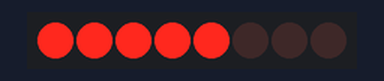
Recording of a sketch running on a simulated Arduino Uno, built with avr-gcc and run on an emulated ATmega328P. Shown: 8 shift-register outputs drawn as a row of LEDs (first output left, lit = HIGH). Wiring (inferred from the names in the program): shift register (74HC595): data pin 2; shift clock pin 5; latch pin 4. Wiring (inferred from the signals the program sends): row of LEDs: on Q0, Q1, Q2, Q3, Q4, Q5, Q6, Q7.

Above: at 3.01 s.
At 5.92 s:
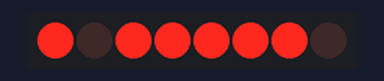
At 8.79 s:
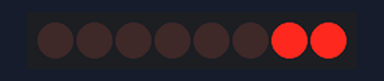
At 10.65 s:
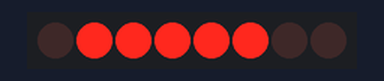
At 16.75 s:
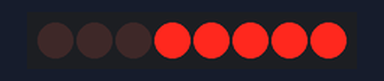
At 21.81 s:
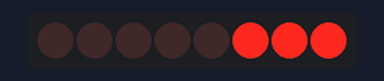
Timing chart, 0 to 22.0 s (numbered marks = the images above):
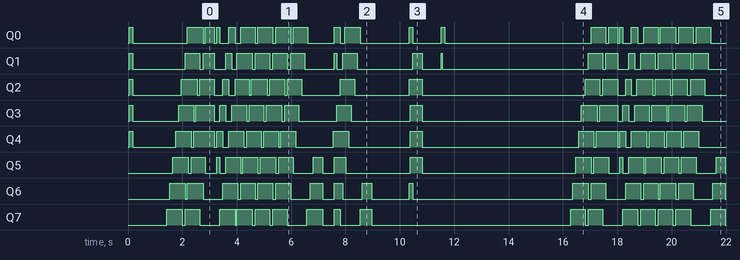

Measured:
- by itself, Q1: LOW → HIGH at 0.04 s, → LOW 0.14 s later, → HIGH 1.9 s later, → LOW 0.54 s later, … (38 changes in this stretch)
- by itself, Q2: LOW → HIGH at 0.04 s, → LOW 0.14 s later, → HIGH 1.8 s later, → LOW 0.58 s later, … (34 changes in this stretch)
- by itself, Q4: LOW → HIGH at 0.04 s, → LOW 0.14 s later, → HIGH 1.6 s later, → LOW 0.56 s later, … (34 changes in this stretch)
- by itself, Q5: LOW → HIGH at 1.6 s, → LOW 0.58 s later, → HIGH 0.10 s later, → LOW 0.52 s later, … (36 changes in this stretch)
- by itself, Q7: LOW → HIGH at 1.4 s, → LOW 0.57 s later, → HIGH 0.10 s later, → LOW 0.54 s later, … (32 changes in this stretch)

The sketch:

scanmatrix.ino
```cpp
int refreshesPerFrame = 100; // proportional to inverse of framerate. Sorry about doing it weird, it makes more sense to do it this way.

// Here is your screen. If you want to display something, write it to here.
byte screen[8] = {  // test image for orientation. Spike in upper left corner, attached to top of screen.
  0b11111000,
  0b01111000,
  0b00111000,
  0b00011000,
  0b00001000,
  0b00000000,
  0b00000000,
  0b00000000
};


long long int font[] = {
0x000000000000,0x10E384100100,0x6DB480000000,0x00A7CA29F280,0x20E40C09C100,0x6590842134C0,0x214508552340,0x30C200000000, // !"#$%&'
0x108208208100,0x204104104200,0x00A39F38A000,0x00411F104000,0x00000000C308,0x00001F000000,0x00000000C300,0x001084210000, //()*+,-./
0x3914D5651380,0x10C104104380,0x3910462107C0,0x39104E051380,0x0862927C2080,0x7D041E051380,0x18841E451380,0x7C1084208200, //01234567
0x39144E451380,0x39144F042300,0x00030C00C300,0x00030C00C308,0x084210204080,0x0007C001F000,0x204081084200,0x391046100100, //89:;<=>?
0x3915D55D0380,0x3914517D1440,0x79145E451780,0x391410411380,0x791451451780,0x7D041E4107C0,0x7D041E410400,0x3914174513C0, //@ABCDEFG
0x45145F451440,0x384104104380,0x041041451380,0x452518512440,0x4104104107C0,0x45B551451440,0x459553451440,0x391451451380, //HIJKLMNO
0x79145E410400,0x391451552340,0x79145E491440,0x39140E051380,0x7C4104104100,0x451451451380,0x45145144A100,0x451555555280, //PQRSTUVW
0x451284291440,0x45144A104100,0x782108410780,0x388208208380,0x010204081000,0x382082082380,0x10A440000000,0x00000000003F, //XYZ[\]^_
0x30C100000000,0x0003813D13C0,0x410791451780,0x000391411380,0x0413D14513C0,0x000391790380,0x18821E208200,0x0003D144F04E, //`abcdefg
0x410712492480,0x100104104180,0x08018208248C,0x410494614480,0x104104104180,0x000695551440,0x000712492480,0x000391451380, //hijklmno
0x000791451790,0x0003D14513C1,0x000589208700,0x000390381380,0x00878820A100,0x000492496280,0x00045144A100,0x00045155F280, //pqrstuvw
0x000492312480,0x00049248E118,0x000782310780,0x188218208180,0x104100104100,0x302083082300,0x294000000000,0x10E6D145F000, //xyz{|}~⌂
0x05f41241041f,0x8ff000f9c03f,0x03cd3410413c                                                                             // '[ ° _ * ]'
};
//0x05f41241041f,0x8ff000f9c03f,0x03cd3410413c
char string[] = "   welcome to EHC! \x80\x81\x82   ";

int charCounter = 0;
int frameCounter = 8;
void frame(){ // "void loop" - can't call it "void loop" because im using loop to actually display whats on the screen
  charOut(string[charCounter+2], frameCounter+4);
  charOut(string[charCounter+1], frameCounter-2);
  charOut(string[charCounter], frameCounter-8);

  frameCounter--;
  if(frameCounter == 2){
    charCounter++;
    charCounter%=sizeof(string)/sizeof(char)-3;
    frameCounter = 8;
  }
}

void charOut(int index, int x){
  for(int y = 0; y < 8; y++){
    screen[y] &= ~((0b00111111<<10)>>(x+8));
    screen[y] |= ((((font[index-32]>>(42-6*y))&0b00111111)<<10)>>(x+8))&0b11111111;
  }
}


/**************************************
  * Leave everything below this alone
  * (unless you want to comment it)
**************************************/


int data = 2;
int clkH = 5;
int clkGND = 3;
int clkUpdate = 4;

int refreshCtr = 0;

void setup() {
  pinMode(data, OUTPUT);
  pinMode(clkH, OUTPUT);
  pinMode(clkUpdate, OUTPUT);
  pinMode(clkGND, OUTPUT);
}

void loop() {
  // this section makes sure the frame function gets called every now and then.
  refreshCtr++;
  if(refreshCtr >= refreshesPerFrame){
    refreshCtr = 0;
    frame();
  }

  // this section refreshes the screen a few times between frames.
  digitalWrite(data, HIGH); // first iteration pushes a ground signal into the shift register. Subsequent frames move that ground signal down the screen.
  for(int y = 0; y < 8; y++){

    digitalWrite(clkGND, LOW);   // move the ground signal down to the next row
    digitalWrite(clkGND, HIGH);

    for(int x = 0; x < 8; x++){   // shift in the data for the current row
      digitalWrite(data, (screen[y]>>x)&1);
      digitalWrite(clkH, LOW);
      digitalWrite(clkH, HIGH);
    }

    digitalWrite(clkUpdate, LOW);  // output the current row to the LEDs
    digitalWrite(clkUpdate, HIGH);

    digitalWrite(data, LOW); // prep the data line for the ground shift register. We don't want multiple 1s in the ground shift register at the same time.
  }
}
```
